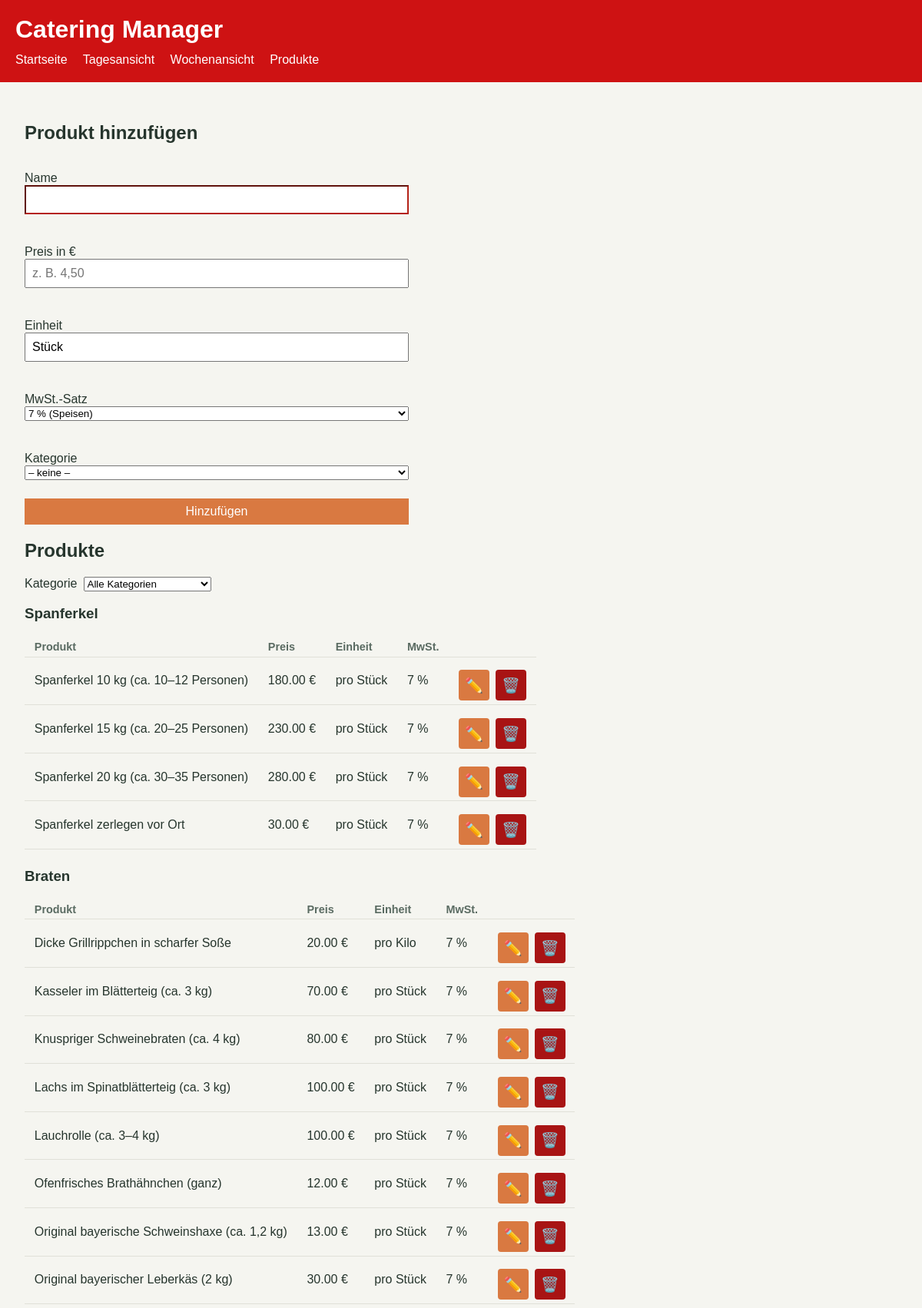
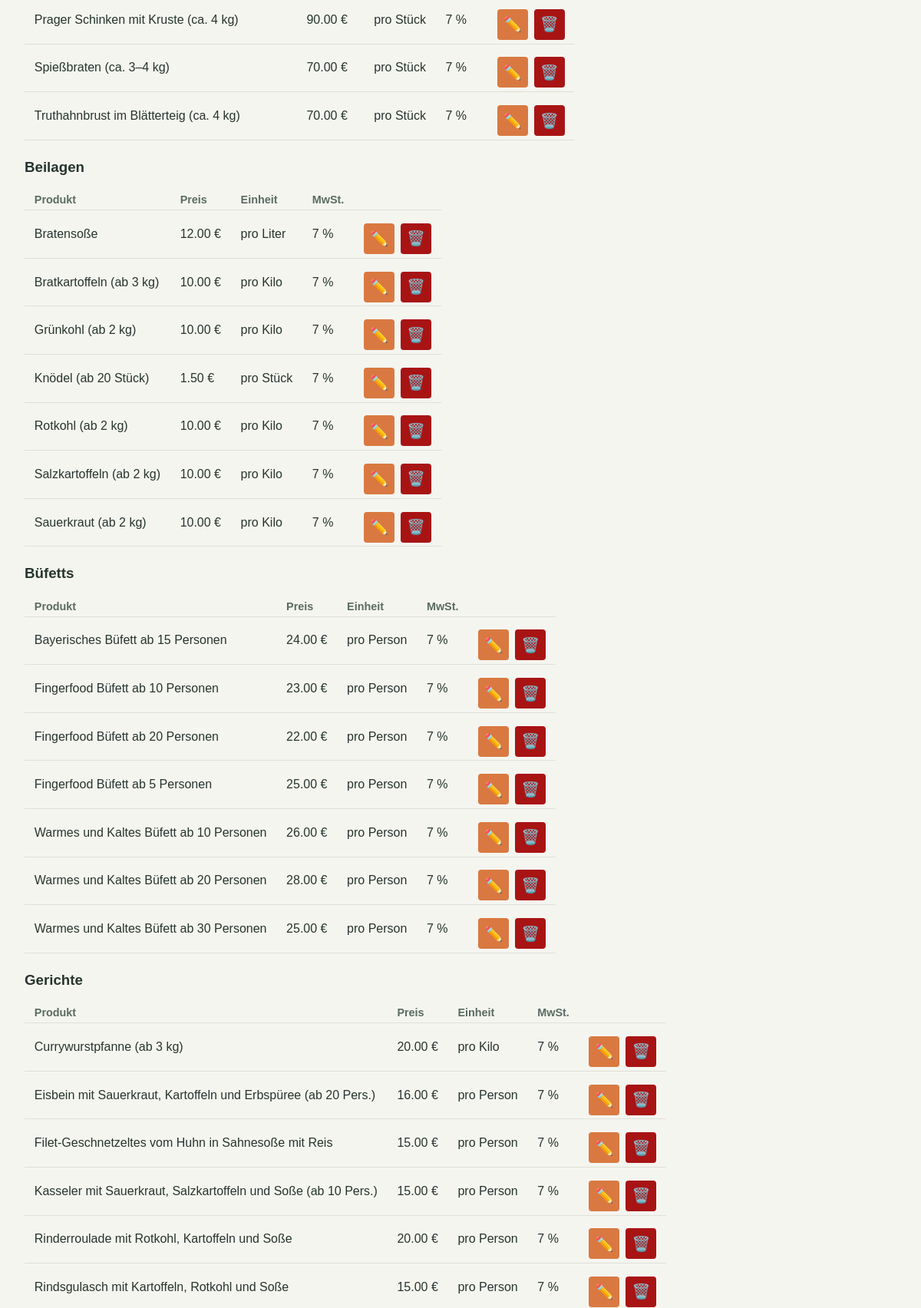
The page /produkte (upper part) on the database its author committed (2 pictures, top to bottom).
### tables this page shows
CREATE TABLE products (
  id INTEGER PRIMARY KEY,
  name TEXT NOT NULL,
  price_cents INTEGER NOT NULL CHECK (price_cents >= 0),
  unit TEXT NOT NULL DEFAULT 'Stück',
  tax_rate INTEGER NOT NULL CHECK (tax_rate IN (7, 19)) DEFAULT 19,
  active INTEGER NOT NULL DEFAULT 1
, category_id INTEGER REFERENCES categories(id), bundle_persons INTEGER);

### app.py (the view)
@app.route("/produkte")
def products():
    kategorie = request.args.get("kategorie", "").strip()
    selected_category = int(kategorie) if kategorie.isdigit() else None
    rows = get_products(selected_category)
    gruppen = []
    for row in rows:
        if not gruppen or gruppen[-1]["name"] != row["category_name"]:
            gruppen.append({"name": row["category_name"], "produkte": []})
        gruppen[-1]["produkte"].append(dict(row))
    connection = connect_db()
    categories = connection.execute(
        "SELECT id, name FROM categories ORDER BY sort_order, name"
    ).fetchall()
    connection.close()
    return render_template(
        "produkte.html",
        gruppen=gruppen,
        categories=categories,
        selected_category=selected_category,
        hinweis=request.args.get("hinweis"),
        fehler=request.args.get("fehler"),
    )

### app.py (called while the page is built)
def connect_db():
    connection = sqlite3.connect(DB_PATH)
    connection.row_factory = sqlite3.Row
    connection.execute("PRAGMA foreign_keys = ON")
    return connection

def get_products(category_id=None):
    connection = connect_db()
    sql = """
        SELECT p.id, p.name, p.price_cents, p.unit, p.tax_rate,
               COALESCE(c.name, 'Ohne Kategorie') AS category_name,
               COALESCE(c.sort_order, 9999)       AS category_sort
        FROM products p
        LEFT JOIN categories c ON c.id = p.category_id
        WHERE p.active = 1
    """
    params = []
    if category_id is not None:
        sql += " AND p.category_id = ?"
        params.append(category_id)
    sql += " ORDER BY COALESCE(c.sort_order, 9999), p.name"
    products = connection.execute(sql, params).fetchall()
    connection.close()
    return products

### templates/produkte.html (shortened to what this page needs)
<!doctype html>
<html lang="de">
  <head>
    <link rel="stylesheet" href="/style.css">
  </head>
  <body>
    <header>
      <h1>Catering Manager</h1>
      <nav>
        <a href="/">Startseite</a>
        <a href="/tagesansicht">Tagesansicht</a>
        <a href="/wochenansicht">Wochenansicht</a>
        <a href="/produkte">Produkte</a>
      </nav>
    </header>
    <main>
      <h2>Produkt hinzufügen</h2>
      <form method="post" action="/produkte/hinzufuegen">
        <p>
          <label for="name">Name</label><br>
          <input type="text" id="name" name="name" required>
        </p>
        <p>
          <label for="price">Preis in €</label><br>
          <input type="text" id="price" name="price"
                 inputmode="decimal" placeholder="z. B. 4,50" required>
        </p>
        <p>
          <label for="unit">Einheit</label><br>
          <input type="text" id="unit" name="unit" value="Stück" list="einheiten">
        </p>
        <p>
          <label for="tax_rate">MwSt.-Satz</label><br>
          <select id="tax_rate" name="tax_rate">
            <option value="7" selected>7 % (Speisen)</option>
          </select>
        </p>
        <p>
          <label for="category_id">Kategorie</label><br>
          <select id="category_id" name="category_id">
            <option value="">– keine –</option>
          </select>
        </p>
        <button type="submit">Hinzufügen</button>
      </form>
      <h2>Produkte</h2>
      <form method="get" action="/produkte" class="kategorie-filter">
        <label for="kategorie">Kategorie</label>
        <select id="kategorie" name="kategorie" onchange="this.form.submit()">
          <option value="">Alle Kategorien</option>
        </select>
      </form>
      {% if gruppen %}
        {% for gruppe in gruppen %}
          <h3>{{ gruppe['name'] }}</h3>
          <table>
            <thead>
              <tr>
                <th>Produkt</th>
                <th>Preis</th>
                <th>Einheit</th>
                <th>MwSt.</th>
                <th></th>
              </tr>
            </thead>
            <tbody>
              {% for product in gruppe['produkte'] %}
                <tr>
                  <td>{{ product['name'] }}</td>
                  <td>
                    {% if product['price_cents'] == 0 %}
                      auf Anfrage
                    {% else %}
                      {{ '%.2f'|format(product['price_cents'] / 100) }} €
                    {% endif %}
                  </td>
                  <td>{% if product['price_cents'] != 0 %}pro {{ product['unit'] }}{% endif %}</td>
                  <td>{{ product['tax_rate'] }} %</td>
                  <td>
                    <div class="button-gruppe">
                      <a class="bearbeitenbutton"
                         href="{{ url_for('produkt_bearbeiten',
                                          product_id=product['id'],
                                          kategorie=selected_category or None) }}"
                         title="Produkt bearbeiten">✏️</a>
                      <form method="post"
                            action="/produkte/{{ product['id'] }}/loeschen"
                            onsubmit="return confirm('Dieses Produkt wirklich löschen?');">
                        <button type="submit" class="loeschbutton"
                                title="Produkt löschen">🗑️</button>
                      </form>
                    </div>
                  </td>
                </tr>
              {% endfor %}
            </tbody>
          </table>
        {% endfor %}
      {% elif selected_category %}
        <p>In dieser Kategorie sind keine Produkte vorhanden.</p>
      {% else %}
        <p>Es sind noch keine Produkte gespeichert.</p>
      {% endif %}
    </main>
  </body>
</html>

### rows shown on the page
products: name "Spanferkel 10 kg (ca. 10–12 Personen)", product['price_cents']/100 "180.00", unit "Stück", tax_rate "7"
products: name "Spanferkel 15 kg (ca. 20–25 Personen)", product['price_cents']/100 "230.00", unit "Stück", tax_rate "7"
products: name "Spanferkel 20 kg (ca. 30–35 Personen)", product['price_cents']/100 "280.00", unit "Stück", tax_rate "7"
products: name "Spanferkel zerlegen vor Ort", product['price_cents']/100 "30.00", unit "Stück", tax_rate "7"
products: name "Dicke Grillrippchen in scharfer Soße", product['price_cents']/100 "20.00", unit "Kilo", tax_rate "7"
products: name "Kasseler im Blätterteig (ca. 3 kg)", product['price_cents']/100 "70.00", unit "Stück", tax_rate "7"
products: name "Knuspriger Schweinebraten (ca. 4 kg)", product['price_cents']/100 "80.00", unit "Stück", tax_rate "7"
products: name "Lachs im Spinatblätterteig (ca. 3 kg)", product['price_cents']/100 "100.00", unit "Stück", tax_rate "7"
products: name "Lauchrolle (ca. 3–4 kg)", product['price_cents']/100 "100.00", unit "Stück", tax_rate "7"
products: name "Ofenfrisches Brathähnchen (ganz)", product['price_cents']/100 "12.00", unit "Stück", tax_rate "7"
products: name "Original bayerische Schweinshaxe (ca. 1,2 kg)", product['price_cents']/100 "13.00", unit "Stück", tax_rate "7"
products: name "Original bayerischer Leberkäs (2 kg)", product['price_cents']/100 "30.00", unit "Stück", tax_rate "7"
products: name "Prager Schinken mit Kruste (ca. 4 kg)", product['price_cents']/100 "90.00", unit "Stück", tax_rate "7"
products: name "Spießbraten (ca. 3–4 kg)", product['price_cents']/100 "70.00", unit "Stück", tax_rate "7"
products: name "Truthahnbrust im Blätterteig (ca. 4 kg)", product['price_cents']/100 "70.00", unit "Stück", tax_rate "7"
products: name "Bratensoße", product['price_cents']/100 "12.00", unit "Liter", tax_rate "7"
products: name "Bratkartoffeln (ab 3 kg)", product['price_cents']/100 "10.00", unit "Kilo", tax_rate "7"
products: name "Grünkohl (ab 2 kg)", product['price_cents']/100 "10.00", unit "Kilo", tax_rate "7"
products: name "Knödel (ab 20 Stück)", product['price_cents']/100 "1.50", unit "Stück", tax_rate "7"
products: name "Rotkohl (ab 2 kg)", product['price_cents']/100 "10.00", unit "Kilo", tax_rate "7"
products: name "Salzkartoffeln (ab 2 kg)", product['price_cents']/100 "10.00", unit "Kilo", tax_rate "7"
products: name "Sauerkraut (ab 2 kg)", product['price_cents']/100 "10.00", unit "Kilo", tax_rate "7"
products: name "Bayerisches Büfett ab 15 Personen", product['price_cents']/100 "24.00", unit "Person", tax_rate "7"
products: name "Fingerfood Büfett ab 10 Personen", product['price_cents']/100 "23.00", unit "Person", tax_rate "7"
products: name "Fingerfood Büfett ab 20 Personen", product['price_cents']/100 "22.00", unit "Person", tax_rate "7"
products: name "Fingerfood Büfett ab 5 Personen", product['price_cents']/100 "25.00", unit "Person", tax_rate "7"
products: name "Warmes und Kaltes Büfett ab 10 Personen", product['price_cents']/100 "26.00", unit "Person", tax_rate "7"
products: name "Warmes und Kaltes Büfett ab 20 Personen", product['price_cents']/100 "28.00", unit "Person", tax_rate "7"
products: name "Warmes und Kaltes Büfett ab 30 Personen", product['price_cents']/100 "25.00", unit "Person", tax_rate "7"
products: name "Currywurstpfanne (ab 3 kg)", product['price_cents']/100 "20.00", unit "Kilo", tax_rate "7"
products: name "Eisbein mit Sauerkraut, Kartoffeln und Erbspüree (ab 20 Pers.)", product['price_cents']/100 "16.00", unit "Person", tax_rate "7"
products: name "Filet-Geschnetzeltes vom Huhn in Sahnesoße mit Reis", product['price_cents']/100 "15.00", unit "Person", tax_rate "7"
products: name "Kasseler mit Sauerkraut, Salzkartoffeln und Soße (ab 10 Pers.)", product['price_cents']/100 "15.00", unit "Person", tax_rate "7"
products: name "Rinderroulade mit Rotkohl, Kartoffeln und Soße", product['price_cents']/100 "20.00", unit "Person", tax_rate "7"
products: name "Rindsgulasch mit Kartoffeln, Rotkohl und Soße", product['price_cents']/100 "15.00", unit "Person", tax_rate "7"

### other values the page prints
{{ gruppe['name'] }} "Spanferkel" "Braten" "Beilagen" "Büfetts" "Gerichte"
